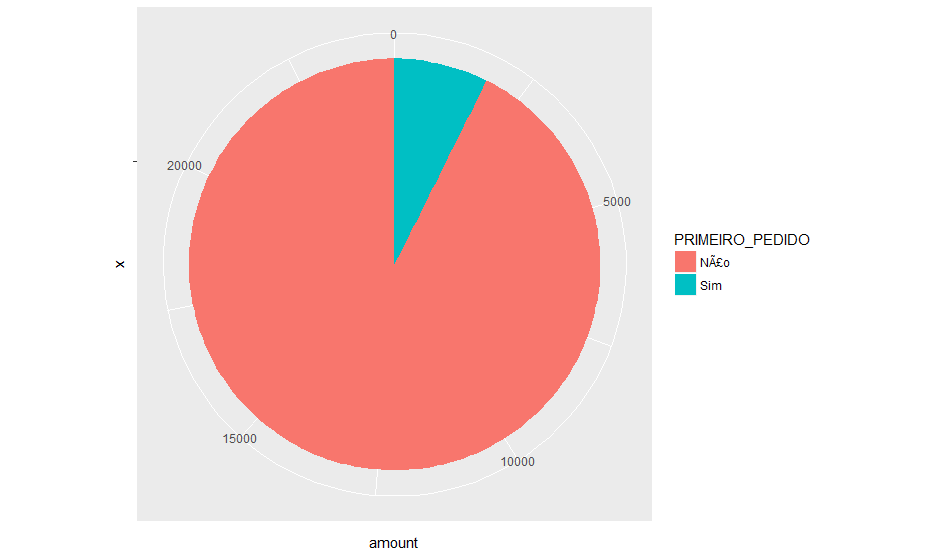

The script that drew this image:
library(dplyr)
library(ggplot2)
library(scales)

app <- read.csv("aplicativo.csv", header=TRUE, sep=",")

# Tipos de dispositivos
dispositivos = app %>%
		group_by(PRIMEIRO_PEDIDO) %>%
		summarise(
				amount = n()
		)

pie_disp = ggplot(dispositivos, aes(x="", y=amount, fill=PRIMEIRO_PEDIDO)) +
		geom_bar(width = 1, stat = "identity") +
		coord_polar("y", start=0)

plot(pie_disp)
